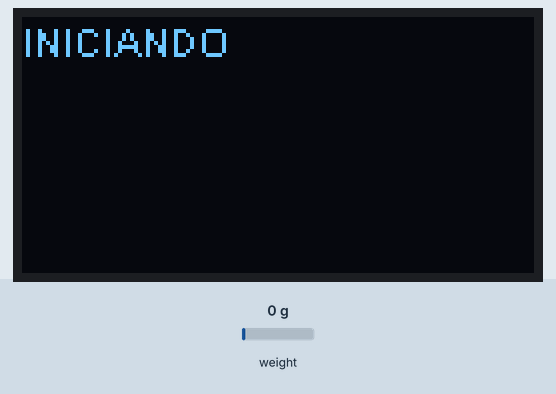
A sketch run on a simulated ESP32. Parts: 128×64 one-colour display. Inputs (shaded band) come from the test bench; at power-on: weight on the scale 0 g.

Above: at 0.4 s.
At 7.4 s:
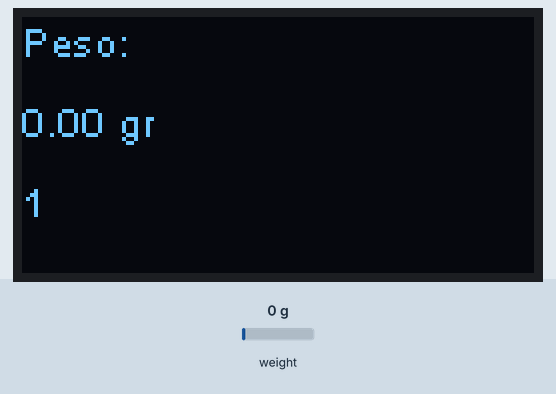
7.5 s: weight on the scale set to 100 g
At 14.6 s:
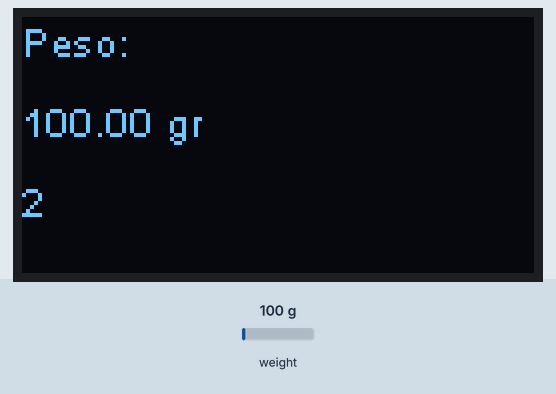
Timing chart, 0 to 16.1 s (numbered marks = the images above; inputs shaded):
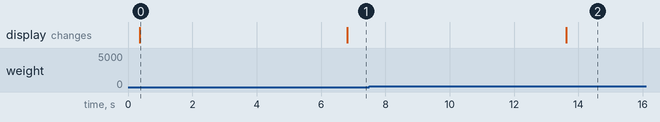

The sketch:

caixa_abelha_sender.ino
```cpp
#include <HX711_ADC.h>
#include "heltec.h"
#define DT_PIN 17
#define SCK_PIN 22
#define BAND 915E6

float offset_tara = 8491134;
float fator_calibracao = -20.92;
const int Interval = 5000;
int cont_pacotes_enviados=0;

HX711_ADC Load_Cells(DT_PIN, SCK_PIN);
unsigned long t = 0;
void setup() {
  Serial.begin(115200);
  Heltec.begin(true, true, false, true, BAND);
  Heltec.display->clear();
  Heltec.display->display();
  Heltec.display->screenRotate(ANGLE_180_DEGREE);
  Heltec.display->setContrast(25);
  Heltec.display->setFont(ArialMT_Plain_10);
  Heltec.display->drawString(0, 0, "INICIANDO");
  Heltec.display->display();
  delay(1000);
  Load_Cells.begin();//inicializa celulas
  Load_Cells.setCalFactor(fator_calibracao);
  Load_Cells.setTareOffset(offset_tara);//calcula tara
  Load_Cells.refreshDataSet();
}
void loop(){

  if (millis() - t > Interval) {
    send();
  }
}

void send(){
  Load_Cells.refreshDataSet();
  float soma=0;
  for(int i=0;i<10000;i++){
    Load_Cells.update();
    soma += Load_Cells.getData();
  }
  soma /= 10000;
  t=millis();
  cont_pacotes_enviados++;
  String C=(String)cont_pacotes_enviados;
  Heltec.display->clear();
  Heltec.display->drawString(0, 0, "Peso: ");
  Heltec.display->drawString(0, 20, (String)soma + " gr");
  Heltec.display->drawString(0, 40, C);
  Heltec.display->display();
  LoRa.beginPacket();
  LoRa.print("PESO/"+(String)soma);
  LoRa.endPacket();
}
```

Measured:
- after the input at 7.5 s, the display: changes after 6.1 s (image 2)
- what the display in image 0 shows lasts 6.4 s, from 0.4 s to 6.8 s
